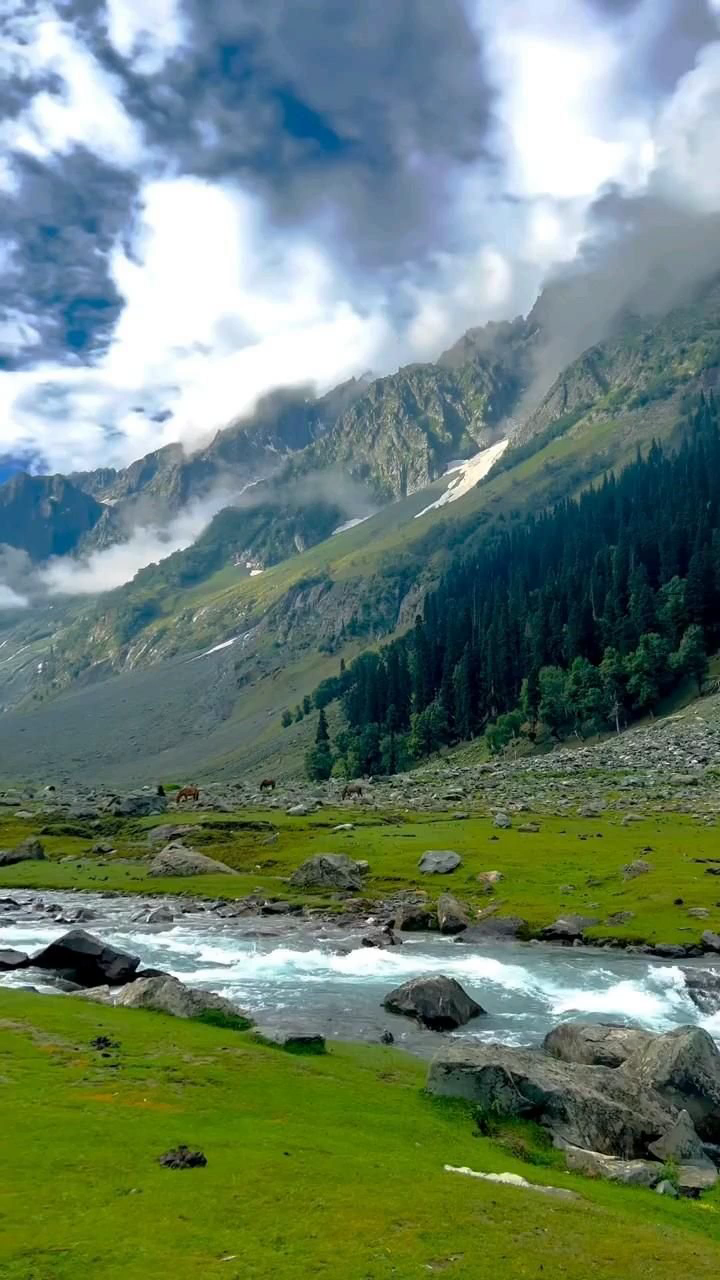
#> input picture frame 37 of exp-13/video.mp4, 720 x 1280 px
$ python exp-13-code.py
#> lines starting #> are read from the running program, lines starting #| are printed output that depends on the picture
import cv2
import numpy as np

cap = cv2.VideoCapture("video.mp4")

fourcc = cv2.VideoWriter_fourcc(*'mp4v')
out = cv2.VideoWriter("perspective_video.mp4", fourcc, 30.0, (640, 480))

while True:
    ret, frame = cap.read()
#> frame is the input picture: shape (1280, 720, 3); mean B, G, R 113.2, 129.2, 108

    if not ret:
        break

    frame = cv2.resize(frame, (640, 480))
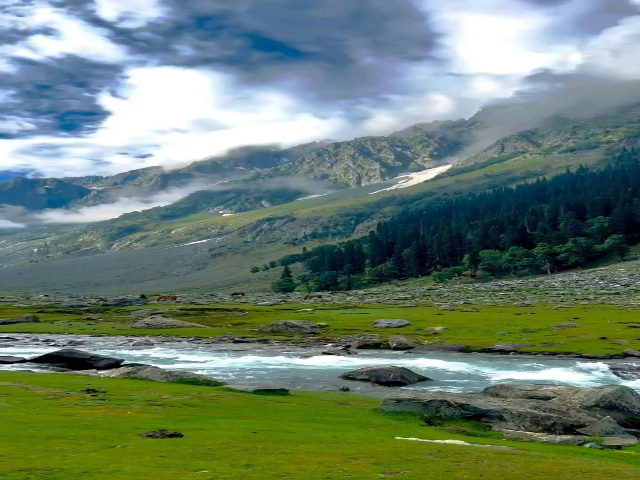
#> frame: shape (480, 640, 3); mean B, G, R 113.1, 129.1, 107.9

    pts1 = np.float32([[100, 100], [500, 100], [100, 400], [500, 400]])
    pts2 = np.float32([[50, 150], [550, 50], [50, 350], [550, 450]])

    matrix = cv2.getPerspectiveTransform(pts1, pts2)

    transformed = cv2.warpPerspective(frame, matrix, (640, 480))
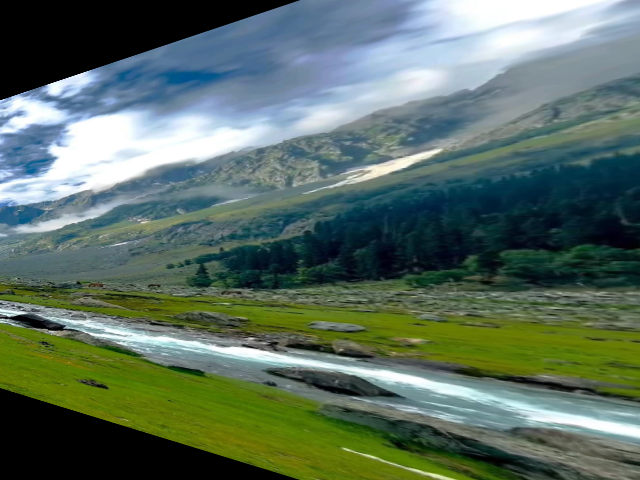
#> transformed: shape (480, 640, 3); mean B, G, R 97.4, 110.1, 90.4

    out.write(transformed)

    cv2.imshow("Original Video", frame)
    cv2.imshow("Perspective Transformation Video", transformed)

    if cv2.waitKey(25) & 0xFF == ord('q'):
#> (key q is pressed here)
        break

cap.release()
out.release()
cv2.destroyAllWindows()
